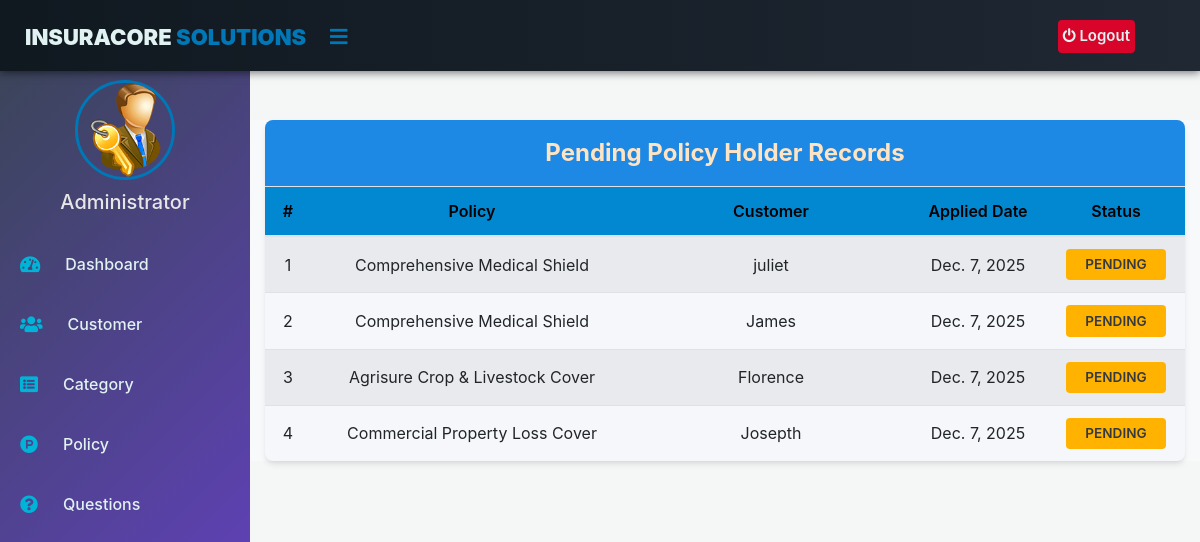
The app's page /admin-view-waiting-policy-holder, older data.
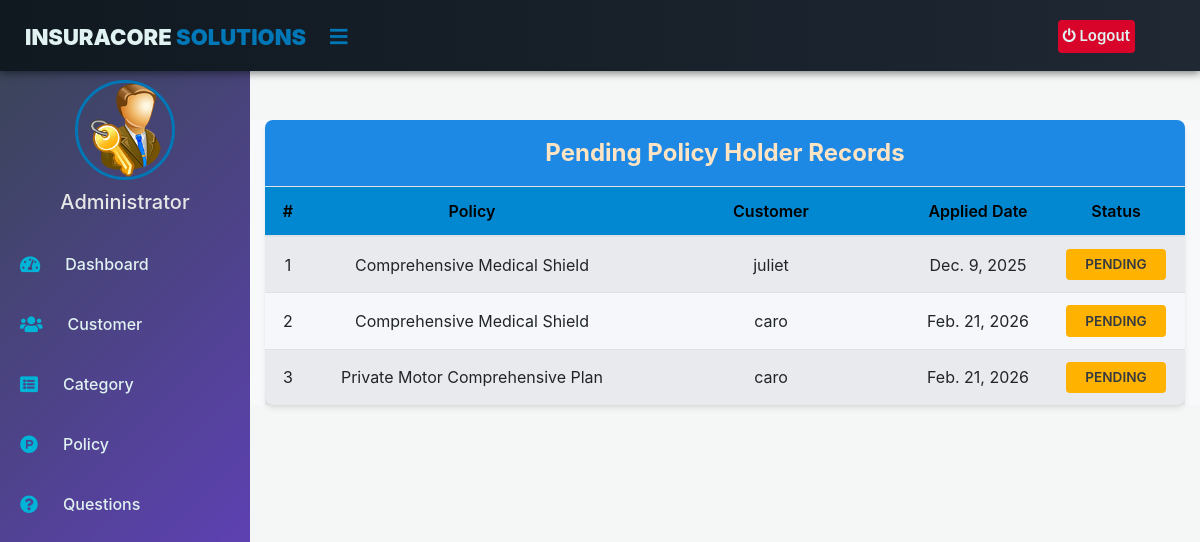
The same page, newer data.
### insurance/models.py (models this page shows, shortened)
class PolicyRecord(models.Model):
    customer = models.ForeignKey(Customer, on_delete=models.CASCADE)
    Policy = models.ForeignKey(Policy, on_delete=models.CASCADE)
    status = models.CharField(max_length=100, default='Pending')
    creation_date = models.DateField(auto_now=True)

class Policy(models.Model):
    category= models.ForeignKey('Category', on_delete=models.CASCADE)
    policy_name=models.CharField(max_length=200)
    sum_assurance=models.PositiveIntegerField()
    premium=models.PositiveIntegerField()
    tenure=models.PositiveIntegerField()
    creation_date =models.DateField(auto_now=True)
    def __str__(self):
        return self.policy_name

### customer/models.py (models this page shows, shortened)
class Customer(models.Model):
    user=models.OneToOneField(User,on_delete=models.CASCADE)
    profile_pic= models.ImageField(upload_to='profile_pic/Customer/',null=True,blank=True)
    address = models.CharField(max_length=40)
    mobile = models.CharField(max_length=20,null=False)
    def __str__(self):
        return self.user.first_name

### insurance/views.py (the view)
# urls.py: path('admin-view-waiting-policy-holder', views.admin_view_waiting_policy_holder_view,name='admin-view-waiting-policy-holder'),
def admin_view_waiting_policy_holder_view(request):
    policyrecords = models.PolicyRecord.objects.all().filter(status='Pending')
    return render(request,'insurance/admin_view_waiting_policy_holder.html',{'policyrecords':policyrecords})

### templates/insurance/admin_view_waiting_policy_holder.html (shortened to what this page needs)
{% extends 'insurance/adminbase.html' %}
{% block content %}
{%load static%}
<head>
  <link href="https://maxcdn.bootstrapcdn.com/bootstrap/4.4.1/css/bootstrap.min.css" rel="stylesheet">
  <link href="https://maxcdn.bootstrapcdn.com/font-awesome/4.3.0/css/font-awesome.min.css" rel="stylesheet">
</head>
<div class="container container-fluid-custom">
  <div class="view-card">
    <div class="card-header-custom">
     Pending Policy Holder Records
    </div>
    <div class="table-responsive">
      <table class="table table-hover table-striped" id="dev-table">
        <thead>
          <tr>
            <th style="width: 5%;">#</th>
            <th style="width: 35%;">Policy</th>
            <th style="width: 30%;">Customer</th>
            <th style="width: 15%;">Applied Date</th>
            <th style="width: 15%;">Status</th>
          </tr>
        </thead>
        <tbody>
          {% for t in policyrecords %}
          <tr>
            <td class="text-center-data"> {{ forloop.counter }}</td>
            <td class="text-left-data"> {{t.Policy}}</td>
            <td class="text-left-data"> {{t.customer}}</td>
            <td class="text-center-data">{{t.creation_date}}</td>
            <td class="text-center-data">
                <span class="status-badge">{{t.status}}</span>
            </td>
          </tr>
          {% endfor %}
        </tbody>
      </table>
    </div>
  </div>
</div>
<br><br><br><br><br><br>
{% endblock content %}

Row changes from the older to the newer data that the page shows:
no longer on this page (row edited): PolicyRecord: Policy "Comprehensive Medical Shield", customer "juliet", creation_date "Dec. 7, 2025", status "PENDING"
no longer on this page (row edited): PolicyRecord: Policy "Comprehensive Medical Shield", customer "James", creation_date "Dec. 7, 2025", status "PENDING"
no longer on this page (row edited): PolicyRecord: Policy "Agrisure Crop & Livestock Cover", customer "Florence", creation_date "Dec. 7, 2025", status "PENDING"
no longer on this page (row edited): PolicyRecord: Policy "Commercial Property Loss Cover", customer "Josepth", creation_date "Dec. 7, 2025", status "PENDING"
added PolicyRecord: Policy "Comprehensive Medical Shield", customer "juliet", creation_date "Dec. 9, 2025", status "PENDING"
added PolicyRecord: Policy "Comprehensive Medical Shield", customer "caro", creation_date "Feb. 21, 2026", status "PENDING"
added PolicyRecord: Policy "Private Motor Comprehensive Plan", customer "caro", creation_date "Feb. 21, 2026", status "PENDING"
